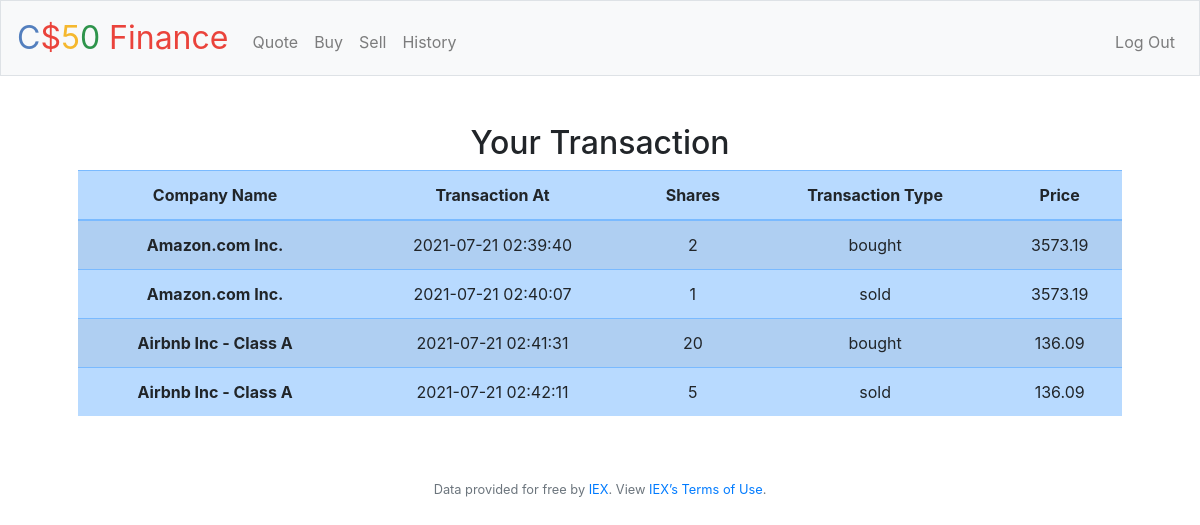
The app's page /history (signed in) with its own data.
### tables this page shows
CREATE TABLE 'purchases' (
id INTEGER PRIMARY KEY,
user_id INTEGER NOT NULL,
company TEXT NOT NULL,
price DOUBLE PRECISION NOT NULL,
shares INTEGER NOT NULL,
time DATETIME NOT NULL DEFAULT CURRENT_TIMESTAMP, 'symbol'  text NOT NULL  , total DOUBLE PRECISION NOT NULL,
FOREIGN KEY(user_id) REFERENCES users(id)
);

### application.py (the view)
@app.route("/history")
@login_required
def history():
    portfolio = []
    records = db.execute("SELECT company, symbol, shares, time, price FROM purchases WHERE user_id = ?", session["user_id"])
    for r in records:
        actionType = "bought" if (r["shares"] > 0) else "sold"
        temp = {
            "company": r["company"],
            "time": r["time"],
            "shares": abs(r["shares"]),
            "type": actionType,
            "price": r["price"]
        }
        portfolio.append(temp)
    return render_template("history.html", portfolio=portfolio)

### application.py (called while the page is built)
@app.after_request
def after_request(response):
    response.headers["Cache-Control"] = "no-cache, no-store, must-revalidate"
    response.headers["Expires"] = 0
    response.headers["Pragma"] = "no-cache"
    return response

### helpers.py (called while the page is built)
def login_required(f):
    @wraps(f)
    def decorated_function(*args, **kwargs):
        if session.get("user_id") is None:
            return redirect("/login")
        return f(*args, **kwargs)
    return decorated_function

### templates/history.html (shortened to what this page needs)
{% extends "layout.html" %}
{% block main %}
    <div class="section">
        <h2>Your Transaction</h2>
        <table class="table table-primary table-striped">
            <thead>
                <tr>
                    <th scope="col">Company Name</th>
                    <th scope="col">Transaction At</th>
                    <th scope="col">Shares</th>
                    <th scope="col">Transaction Type</th>
                    <th scope="col">Price</th>
                </tr>
            </thead>
            <tbody>
                {% for p in portfolio %}
                <tr>
                    <th scope="row">{{ p.company }}</th>
                    <td>{{ p.time }}</td>
                    <td>{{ p.shares }}</td>
                    <td>{{ p.type }}</td>
                    <td>{{ p.price }}</td>
                </tr>
                {% endfor %}
            </tbody>
        </table>
    </div>
{% endblock %}

### records on screen
purchases: company "Amazon.com Inc.", time "2021-07-21 02:39:40", shares "2", type "bought", price "3573.19"
purchases: company "Amazon.com Inc.", time "2021-07-21 02:40:07", shares "1", type "sold", price "3573.19"
purchases: company "Airbnb Inc - Class A", time "2021-07-21 02:41:31", shares "20", type "bought", price "136.09"
purchases: company "Airbnb Inc - Class A", time "2021-07-21 02:42:11", shares "5", type "sold", price "136.09"
